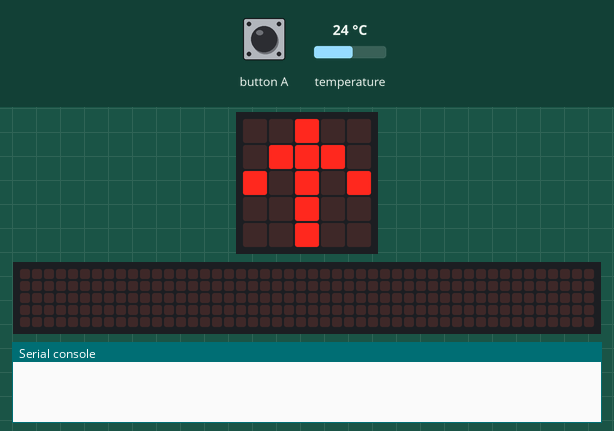
This program was run on a simulated BBC micro:bit (MakeCode). Parts: the board's 5×5 LED display, a strip that is not on the board, showing the scrolling text unrolled, the last lines printed to the serial console. The test bench sets the inputs (shaded band); at power-on: temperature 24 °C. The 48×5 strip is a reading aid, not a part: it shows the text the display is scrolling, unrolled, one strip-width of it at a time.

Above: at 1.2 s.
1.3 s: button A pressed for 0.15 s
At 1.9 s:
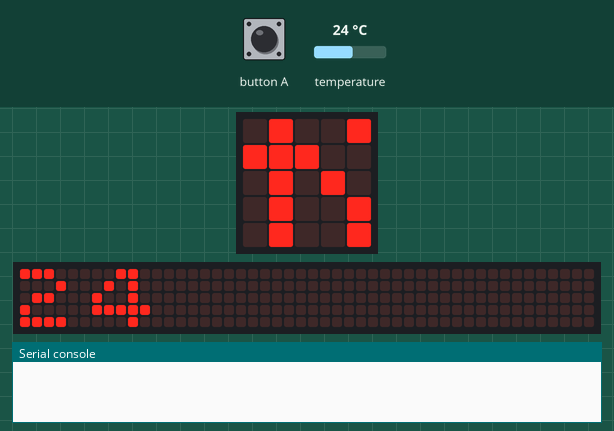
2.0 s: temperature set to 12 °C
5.0 s: temperature set to 18.2 °C
7.1 s: temperature set to 19.6 °C
At 7.7 s:
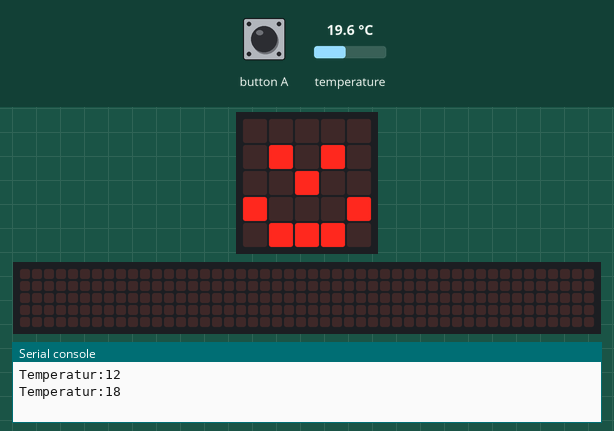
8.6 s: button A pressed for 0.15 s
At 8.92 s:
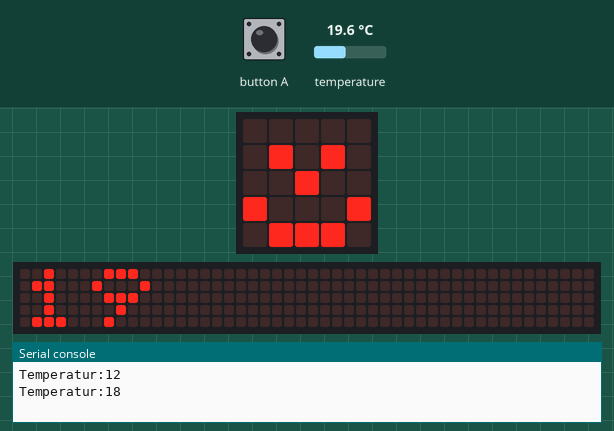
9.3 s: temperature set to 28 °C
At 13.2 s:
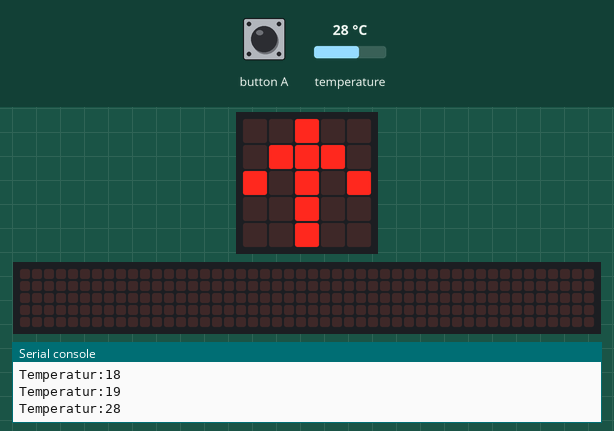
Timing chart, 0 to 13.4 s (numbered marks = the images above; inputs shaded):
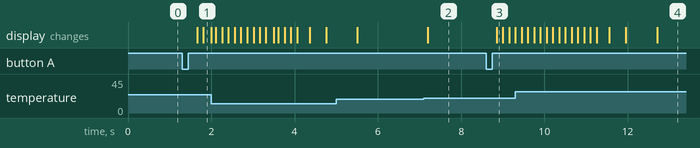

Measured:
- after the input at 1.3 s, the display: first changes after 0.36 s (image 1 shows a later state)
- after the input at 7.1 s, the display: changes after 0.09 s (image 2)
- after the input at 8.6 s, the display: changes after 0.25 s (image 3)
- after the input at 9.3 s, the display: first differs from a run without the input after 3.4 s (image 4)

The program:

main.ts
```typescript
input.onButtonPressed(Button.A, function () {
    basic.showNumber(input.temperature())
    basic.showString("C")
})
basic.forever(function () {
    basic.pause(3000)
    serial.writeValue("Temperatur", input.temperature())
})
basic.forever(function () {
    if (input.temperature() > 22) {
        basic.showLeds(`
            . . # . .
            . # # # .
            # . # . #
            . . # . .
            . . # . .
            `)
    } else if (input.temperature() < 19) {
        basic.showLeds(`
            . . # . .
            . . # . .
            # . # . #
            . # # # .
            . . # . .
            `)
    } else {
        basic.showLeds(`
            . . . . .
            . # . # .
            . . # . .
            # . . . #
            . # # # .
            `)
    }
})
```

test.ts
```typescript
// test ender her, dette bliver ikke kompileret, når denne pakke bruges som en udvidelse.
```
